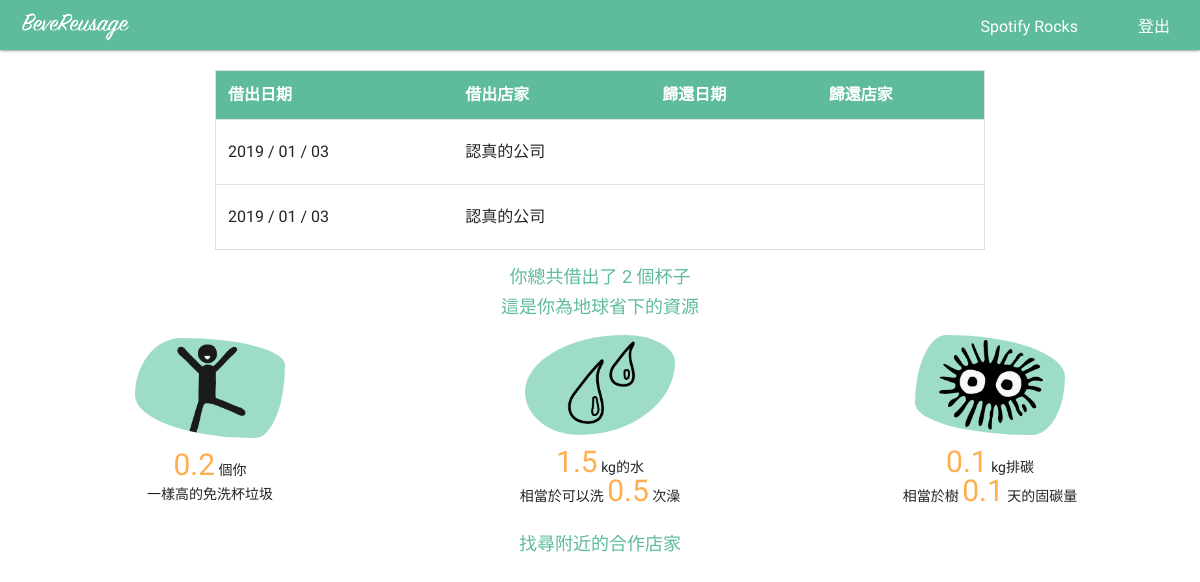
/interaction/customer/mycups/ (signed in), run on the app's committed database.
### interaction/models.py (models this page shows, shortened)
class CupUser(AbstractUser):
    phone_number = models.CharField(blank=True, null=True, max_length=10, help_text='e.g. 0912345678')
    address = models.CharField(blank=True, null=True, max_length=300)
    title = models.CharField(blank=True, null=True, max_length=300)
    is_customer = models.BooleanField(default=False, verbose_name='customer status')
    is_business = models.BooleanField(default=False, verbose_name='business status')
    @property
    def name(self):
        if self.first_name and self.last_name:
            english = r'(^[A-Za-z]+$)'
            if re.match(english, self.first_name+self.last_name):
                return ("%s %s" % (self.first_name, self.last_name))
            else:
                return self.last_name+self.first_name
        elif self.title:
            return self.title
        else:
            return self.username

class Record(models.Model):
    cup = models.ForeignKey('Cup', on_delete=models.SET_NULL, blank=True, null=True)
    user = models.ForeignKey('CupUser', related_name='user', on_delete=models.SET_NULL, blank=True, null=True)
    source = models.ForeignKey('CupUser', related_name='source', on_delete=models.SET_NULL, blank=True, null=True)
    destination = models.ForeignKey('CupUser', related_name='destination', on_delete=models.SET_NULL, blank=True, null=True)
    returned_at = models.DateTimeField(auto_now=True)        # record 被更新的時間就是杯子被還回來的時間
    loaned_out_at = models.DateTimeField(auto_now_add=True)  # 杯子被租出去的時間就是 record 建立的時間
    class meta:
        ordering = ['-loaned_out_at']

### interaction/views/customer.py (the view)
# urls.py: path('customer/mycups/', customer.CustomerRecordListView.as_view(), name='customer-view-cups'),
class CustomerRecordListView(LoginRequiredMixin, ListView):
    model = Record
    template_name ='customer_record.html'
    context_object_name = 'checked_out_records' # default is 'record_list'
    paginate_by = 10
    def get_queryset(self):
        return Record.objects.filter(user=self.request.user).order_by('loaned_out_at')

### interaction/templates/customer_record.html (shortened to what this page needs)
{% extends "base_generic.html" %}
{% block content %}
  {% if checked_out_records %}
    <div class="table_sec col-md-8">
      <table class="table table-hover">
        <thead class="table-head">
          <tr>
            <th scope="col">借出日期</th>
            <th scope="col">借出店家</th>
            <th scope="col">歸還日期</th>
            <th scope="col">歸還店家</th>
          </tr>
        </thead>
        {% for record in checked_out_records %}
        <tbody>
          <tr>
            <td>{{ record.loaned_out_at|date:"Y / m / d" }}</td>
            <td>{{ record.source.name }}</td>
            <td>{% if record.destination %} {{ record.returned_at|date:"Y / m / d" }} {% endif %}</td>
            <td>{{ record.destination.name }}</td>
          </tr>
        </tbody>
        {% endfor %}
      </table>
    </div>
    <div class="col-md-12">
      <h3>你總共借出了 <span id='customer-cup-count'>{{ checked_out_records | length }}</span> 個杯子</h3>
      <h3>這是你為地球省下的資源</h3>
      {% include "game_stats.html" %}
    </div>
  {% else %}
    <h3>歡迎！開始使用環保杯吧！</h3>
  {% endif %}
  <div class="col-md-12">
    <h3>找尋附近的合作店家</h3>
  </div>
  {% load static %}
{% endblock %}

### interaction/templates/base_generic.html (shortened to what this page needs)
<!DOCTYPE html>
<html lang="en">
<head>
  <link href="https://stackpath.bootstrapcdn.com/bootstrap/4.1.3/css/bootstrap.min.css" rel="stylesheet">
  <link rel="stylesheet" href="https://use.fontawesome.com/releases/v5.6.3/css/all.css">
  {% load static %}
  <link rel="stylesheet" href="{% static 'css/styles.css' %}">
</head>
<body data-spy="scroll" data-target="#navbarNav" data-offset="10">
  <div class="container-fluid">
    {% include "nav_bar.html" %}
    <div class="row padding_top">
      {% block content %}{% endblock %}
    </div>
  </div>
</body>
</html>

### interaction/templates/nav_bar.html (shortened to what this page needs)
<nav class="col-12 navbar">
  <a class="logo" href="{% url 'index' %}">
    <img class="navbar-logo" src="../static/asset/1x/logo_word.png" alt="">
  </a>
  <div class="nav-toggler navbar-collapse">
    <div class="menu">
      <ul class="nav-list">
          {% if user.is_authenticated %}
            {% if user.is_customer %}
              <li class="nav-item"><a class="nav-link" href="{% url 'customer-view-cups' %}">{{ user.name }}</a></li>
            {% elif user.is_business %}
              <li class="nav-item"><a class="nav-link" href="{% url 'business-manage-cups' %}">{{ user.name }}</a></li>
            {% else %}
              <li class="nav-item nav-link"></li>
              <li class="nav-item"><a class="nav-link" href="">你是 {{ user.name }}</a></li>
              <li class="nav-item"><a class="nav-link" href="{% url 'customer-view-cups' %}">顧客頁面</a></li>
              <li class="nav-item"><a class="nav-link" href="{% url 'business-manage-cups' %}">商家頁面</a></li>
            {% endif %}
            <li class="nav-item"><a class="nav-link" href="{% url 'logout' %}?next="/" ">登出</a></li>
          {% endif %}
        </ul>
    </div>
  </div>
</nav>

### interaction/templates/game_stats.html
<div class="row game_outcome">
  <div class="col-sm-12 col-md-4 game_small_sec">
        <div class="game_img game_img1"></div>
        <p><span class="game-scalable a3-1"></span>  個你</br>一樣高的免洗杯垃圾</p>
  </div>
  <div class="col-sm-12 col-md-4 game_small_sec">
        <div class="game_img game_img2"></div>
        <p><span class="game-scalable a3-2"></span>  kg的水</br>相當於可以洗 <span class="game-scalable a3-3"></span> 次澡</p>
  </div>
  <div class="col-sm-12 col-md-4 game_small_sec">
        <div class="game_img game_img3"></div>
        <p><span class="game-scalable a3-4"></span>  kg排碳</br>相當於樹 <span class="game-scalable a3-5"></span> 天的固碳量</p>
  </div>
</div>

### interaction/static/css/styles.css (style rules this page uses)
body, html { position: relative; padding:0; margin:0; width:100vw; font-family: 'Josefin Sans', sans-serif,'LiHei Pro'; }
html { scroll-behavior: smooth; }
:root { --color-main:#5EBC9D; --color-text:#ffffff; --color-second:#efefef; --color-shadow:#454545; --color-warning:#FFAE51; --color-btn:#49937B; --color-light:#9DDDC8; }
.row { justify-content: center; align-items: center; margin:0; width: 100%; }
.container-fluid { padding:0; }
.navbar { display: flex; flex-direction: row nowrap; justify-content: space-between; position: fixed; top:0; height:50px; z-index: 100; background-color:var(--color-main); box-shadow: 0px 0px 3px var(--color-shadow); padding:0px 10px ; }
.nav-list { height:100vh !important; display: flex; flex-direction: column; justify-content: center; }
.logo { z-index:101; margin:0 auto; }
.navbar-logo { height:40px; width:130px; }
.menu { display: flex; flex-direction: column; justify-content: center; align-items: center; overflow: hidden; height: 0; transition: height 1s; position: absolute; top:0; right:0; left: 0; background-color: var(--color-main); }
ul { list-style: none; padding: 0; }
.nav-list { top:50px; height:50px; }
.nav-item { display: flex; justify-content: center; padding:15px 0px; }
.nav-link { display: block; color:var(--color-text); font-size:16px; line-height: 34px; padding:10px; font-weight:500; text-decoration: none; transition: all 0.3s; height:100%; text-align: center; -webkit-flex: 1; -ms-flex: 1; flex: 1; }
.nav-link::after { display: block; opacity:0; content: ""; height:2px; background-color: var(--color-text); }
h3 { color: var(--color-main); font-size: 16px; text-align: center; width: 100%; }
p { text-align: center; font-weight:500; font-size:14px; margin:0; padding-bottom: 20px; }
.padding_top { padding-top:40px; }
.game_small_sec { display: flex; -webkit-display:flex; flex-direction: column; justify-content: center; align-items: center; padding-bottom:20px; }
.game_small_sec p { font-weight:500; margin:0; }
.game_img { width:150px; height:100px; margin:10px 20px; }
.game_img1 { border-radius: 31% 69% 20% 80% / 57% 27% 73% 43% ; background-color: var(--color-light); background-image: url(../asset/you.png); background-repeat: no-repeat; background-position: center; -o-background-size: contain; -moz-background-size: contain; -webkit-background-size: contain; }
.game_img2 { border-radius: 67% 33% 64% 36% / 57% 27% 73% 43% ; background-color: var(--color-light); background-image: url(../asset/water.png); background-repeat: no-repeat; background-position: center; -o-background-size: contain; -moz-background-size: contain; -webkit-background-size: contain; }
.game_img3 { border-radius: 21% 79% 22% 78% / 68% 42% 58% 32% ; background-color: var(--color-light); background-image: url(../asset/co2.png); background-repeat: no-repeat; background-position: center; -o-background-size: contain; -moz-background-size: contain; -webkit-background-size: contain; }
.a3-1, .a3-2, .a3-3, .a3-4, .a3-5 { color: var(--color-warning); font-size:30px; }
.game_small_sec p { line-height: 24px; padding:5px 0px; }
td { padding: 5px 5px; }
.table_sec { padding-top:30px; display: flex; -webkit-display:flex; justify-content: center; }
.table { border-radius: 5px; border:1px solid #dee2e6; }
.table-head { background-color: var(--color-main); color: var(--color-text); }
.table tbody+tbody { border-top:1px solid #dee2e6; }
.table td { vertical-align: center; }
td { line-height: 40px; }
.table thead th { border:none; }
@media (min-width:650px) { h3 { font-size:18px; } }
@media (min-width:650px) { p { font-size:14px; } }
@media (min-width:650px) { .logo { margin:auto 0; } }
@media (min-width:650px) { .nav-toggler { display: flex; -webkit-display:flex; justify-content: space-between; } }
@media (min-width:650px) { .menu { flex-direction: row; justify-content: flex-end; top:0; float: right; height: 50px; transition: none; background-color: none; padding-top: 10px; padding-bottom: 10px; } }
@media (min-width:650px) { .nav-list { display: flex; -webkit-display:flex; flex-direction: row; justify-content: center; height:100% !important; } }
@media (min-width:650px) { .nav-item { padding:0px 20px; } }
@media (min-width:650px) { .navbar { background-color: none; } }
@media (min-width:650px) { .nav-list { height:30px; } }
@media (min-width:650px) { .menu { background-color: transparent; top:0; flex-direction: row; align-items: flex-start; overflow: unset; } }
@media (min-width:650px) { .nav-link { padding-top:0px; } }

### data on the page
CupUser: name "Spotify Rocks"
Record: loaned_out_at "2019 / 01 / 03", source.name "認真的公司"
Record: loaned_out_at "2019 / 01 / 03", source.name "認真的公司"

### other printed values
{{ checked_out_records | length }} "2"
